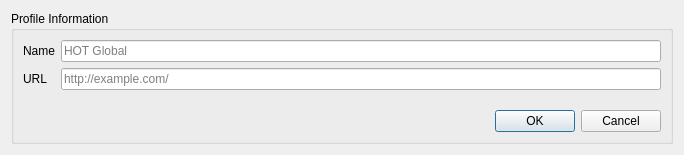
<?xml version="1.0" encoding="UTF-8"?>
<ui version="4.0">
 <class>NewProfileDialog</class>
 <widget class="QDialog" name="NewProfileDialog">
  <property name="geometry">
   <rect>
    <x>0</x>
    <y>0</y>
    <width>684</width>
    <height>155</height>
   </rect>
  </property>
  <property name="windowTitle">
   <string>Create a New Profile</string>
  </property>
  <layout class="QHBoxLayout" name="horizontalLayout">
   <item>
    <widget class="QGroupBox" name="profile_box">
     <property name="title">
      <string>Profile Information</string>
     </property>
     <layout class="QGridLayout" name="gridLayout">
      <item row="0" column="1">
       <widget class="QLineEdit" name="name_edit">
        <property name="toolTip">
         <string>Name of the profile</string>
        </property>
        <property name="text">
         <string/>
        </property>
        <property name="placeholderText">
         <string>HOT Global</string>
        </property>
       </widget>
      </item>
      <item row="1" column="0">
       <widget class="QLabel" name="label_url">
        <property name="text">
         <string>URL</string>
        </property>
       </widget>
      </item>
      <item row="1" column="1">
       <widget class="QLineEdit" name="url_edit">
        <property name="toolTip">
         <string>URL of the profile.</string>
        </property>
        <property name="text">
         <string/>
        </property>
        <property name="placeholderText">
         <string>http://example.com/</string>
        </property>
       </widget>
      </item>
      <item row="0" column="0">
       <widget class="QLabel" name="label_name">
        <property name="text">
         <string>Name</string>
        </property>
       </widget>
      </item>
      <item row="3" column="1">
       <widget class="QDialogButtonBox" name="buttonBox">
        <property name="orientation">
         <enum>Qt::Horizontal</enum>
        </property>
        <property name="standardButtons">
         <set>QDialogButtonBox::Cancel|QDialogButtonBox::Ok</set>
        </property>
       </widget>
      </item>
      <item row="2" column="1">
       <spacer name="verticalSpacer">
        <property name="orientation">
         <enum>Qt::Vertical</enum>
        </property>
        <property name="sizeHint" stdset="0">
         <size>
          <width>20</width>
          <height>40</height>
         </size>
        </property>
       </spacer>
      </item>
     </layout>
    </widget>
   </item>
  </layout>
 </widget>
 <resources/>
 <connections>
  <connection>
   <sender>buttonBox</sender>
   <signal>rejected()</signal>
   <receiver>NewProfileDialog</receiver>
   <slot>reject()</slot>
   <hints>
    <hint type="sourcelabel">
     <x>550</x>
     <y>425</y>
    </hint>
    <hint type="destinationlabel">
     <x>364</x>
     <y>225</y>
    </hint>
   </hints>
  </connection>
  <connection>
   <sender>buttonBox</sender>
   <signal>accepted()</signal>
   <receiver>NewProfileDialog</receiver>
   <slot>accept()</slot>
   <hints>
    <hint type="sourcelabel">
     <x>550</x>
     <y>365</y>
    </hint>
    <hint type="destinationlabel">
     <x>364</x>
     <y>195</y>
    </hint>
   </hints>
  </connection>
 </connections>
</ui>
